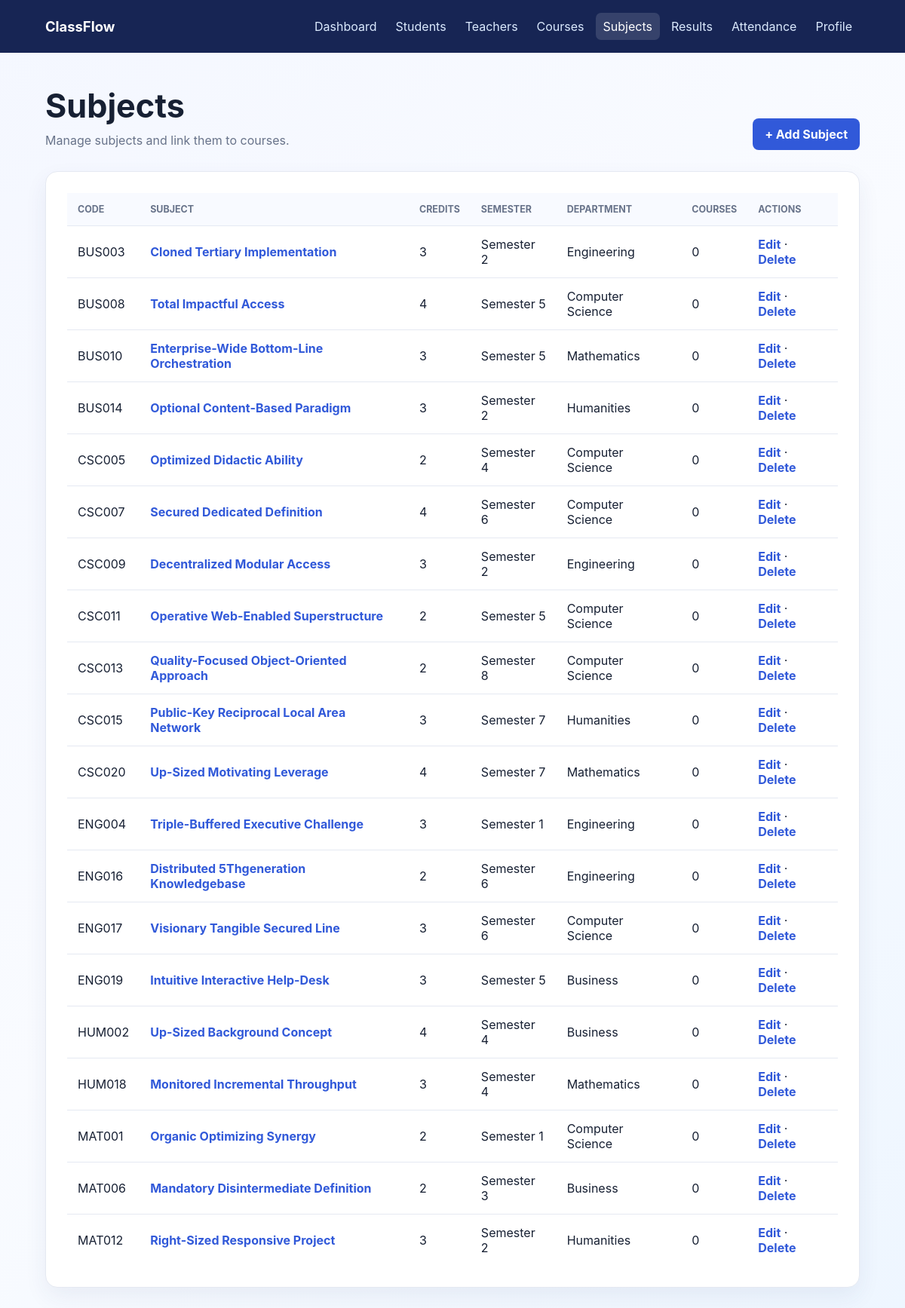
/subjects/, run on the app's committed database.
### subjects/models.py (models this page shows, shortened)
class Subject(models.Model):
    subject_id = models.CharField(max_length=20, unique=True)
    subject_code = models.CharField(max_length=20, unique=True)
    subject_name = models.CharField(max_length=100)
    description = models.TextField(blank=True, null=True)
    credits = models.PositiveIntegerField(default=3)
    semester = models.CharField(max_length=20)
    department = models.CharField(max_length=100)

### subjects/views.py (the view)
# urls.py: path('', SubjectListView.as_view(), name='subject_list'),
class SubjectListView(ListView):
    model = Subject
    template_name = 'subjects/subject_list.html'
    context_object_name = 'subjects'
    def get_queryset(self):
        return Subject.objects.annotate(course_count=Count('courses')).order_by('subject_code')

### subjects/templates/subjects/subject_list.html
{% extends "base.html" %} {% block title %}Subjects{% endblock %} {% block content %}
<main class="container">
  <div class="page-header">
    <div>
      <h1>Subjects</h1>
      <p class="subtitle">Manage subjects and link them to courses.</p>
    </div>
    <a class="button" href="{% url 'subject_add' %}">+ Add Subject</a>
  </div>
  <section class="content-card table-wrap">
    <table>
      <thead>
        <tr>
          <th>Code</th>
          <th>Subject</th>
          <th>Credits</th>
          <th>Semester</th>
          <th>Department</th>
          <th>Courses</th>
          <th>Actions</th>
        </tr>
      </thead>
      <tbody>
        {% for subject in subjects %}
        <tr>
          <td>{{ subject.subject_code }}</td>
          <td>
            <a href="{% url 'subject_detail' subject.pk %}"
              >{{ subject.subject_name }}</a
            >
          </td>
          <td>{{ subject.credits }}</td>
          <td>{{ subject.semester }}</td>
          <td>{{ subject.department }}</td>
          <td>{{ subject.course_count }}</td>
          <td>
            <a href="{% url 'subject_edit' subject.pk %}">Edit</a> ·
            <a href="{% url 'subject_delete' subject.pk %}">Delete</a>
          </td>
        </tr>
        {% empty %}
        <tr>
          <td class="empty" colspan="7">No subjects yet.</td>
        </tr>
        {% endfor %}
      </tbody>
    </table>
  </section>
</main>
{% endblock %}

### dashboard/templates/base.html (style rules this page uses)
:root { --ink: #172033; --muted: #68738a; --primary: #3159d9; --dark: #172554; --surface: #fff; --line: #e5e9f2; --danger: #c9344c; }
* { box-sizing: border-box; }
body { min-height: 100vh; margin: 0; color: var(--ink); font-family: Inter, "Segoe UI", Arial, sans-serif; background: linear-gradient(135deg, #f4f7ff, #f9fbff 50%, #eef6ff); }
.container { width: min(1120px, 90%); margin: 44px auto; }
h1 { margin: 0 0 8px; font-size: clamp(2rem, 4vw, 2.7rem); }
.subtitle, .lead { margin: 0; color: var(--muted); line-height: 1.55; }
.page-header { display: flex; align-items: end; justify-content: space-between; gap: 18px; margin-bottom: 28px; }
.card, .panel, .content-card { padding: 28px; background: var(--surface); border: 1px solid var(--line); border-radius: 16px; box-shadow: 0 12px 30px #283b6e12; }
.button, button { display: inline-flex; align-items: center; justify-content: center; min-height: 42px; padding: 10px 16px; border: 0; border-radius: 8px; color: #fff; background: var(--primary); cursor: pointer; font: inherit; font-weight: 700; text-decoration: none; }
.table-wrap { overflow-x: auto; }
table { width: 100%; border-collapse: collapse; }
th { padding: 14px; color: var(--muted); background: #f8faff; font-size: 0.78rem; text-align: left; text-transform: uppercase; }
td { padding: 14px; border-top: 1px solid var(--line); }
td a { color: var(--primary); font-weight: 650; text-decoration: none; }

### data on the page
Subject: subject_code "BUS003", subject_name "Cloned Tertiary Implementation", credits "3", semester "Semester 2", department "Engineering", course_count "0"
Subject: subject_code "BUS008", subject_name "Total Impactful Access", credits "4", semester "Semester 5", department "Computer Science", course_count "0"
Subject: subject_code "BUS010", subject_name "Enterprise-Wide Bottom-Line Orchestration", credits "3", semester "Semester 5", department "Mathematics", course_count "0"
Subject: subject_code "BUS014", subject_name "Optional Content-Based Paradigm", credits "3", semester "Semester 2", department "Humanities", course_count "0"
Subject: subject_code "CSC005", subject_name "Optimized Didactic Ability", credits "2", semester "Semester 4", department "Computer Science", course_count "0"
Subject: subject_code "CSC007", subject_name "Secured Dedicated Definition", credits "4", semester "Semester 6", department "Computer Science", course_count "0"
Subject: subject_code "CSC009", subject_name "Decentralized Modular Access", credits "3", semester "Semester 2", department "Engineering", course_count "0"
Subject: subject_code "CSC011", subject_name "Operative Web-Enabled Superstructure", credits "2", semester "Semester 5", department "Computer Science", course_count "0"
Subject: subject_code "CSC013", subject_name "Quality-Focused Object-Oriented Approach", credits "2", semester "Semester 8", department "Computer Science", course_count "0"
Subject: subject_code "CSC015", subject_name "Public-Key Reciprocal Local Area Network", credits "3", semester "Semester 7", department "Humanities", course_count "0"
Subject: subject_code "CSC020", subject_name "Up-Sized Motivating Leverage", credits "4", semester "Semester 7", department "Mathematics", course_count "0"
Subject: subject_code "ENG004", subject_name "Triple-Buffered Executive Challenge", credits "3", semester "Semester 1", department "Engineering", course_count "0"
Subject: subject_code "ENG016", subject_name "Distributed 5Thgeneration Knowledgebase", credits "2", semester "Semester 6", department "Engineering", course_count "0"
Subject: subject_code "ENG017", subject_name "Visionary Tangible Secured Line", credits "3", semester "Semester 6", department "Computer Science", course_count "0"
Subject: subject_code "ENG019", subject_name "Intuitive Interactive Help-Desk", credits "3", semester "Semester 5", department "Business", course_count "0"
Subject: subject_code "HUM002", subject_name "Up-Sized Background Concept", credits "4", semester "Semester 4", department "Business", course_count "0"
Subject: subject_code "HUM018", subject_name "Monitored Incremental Throughput", credits "3", semester "Semester 4", department "Mathematics", course_count "0"
Subject: subject_code "MAT001", subject_name "Organic Optimizing Synergy", credits "2", semester "Semester 1", department "Computer Science", course_count "0"
Subject: subject_code "MAT006", subject_name "Mandatory Disintermediate Definition", credits "2", semester "Semester 3", department "Business", course_count "0"
Subject: subject_code "MAT012", subject_name "Right-Sized Responsive Project", credits "3", semester "Semester 2", department "Humanities", course_count "0"
